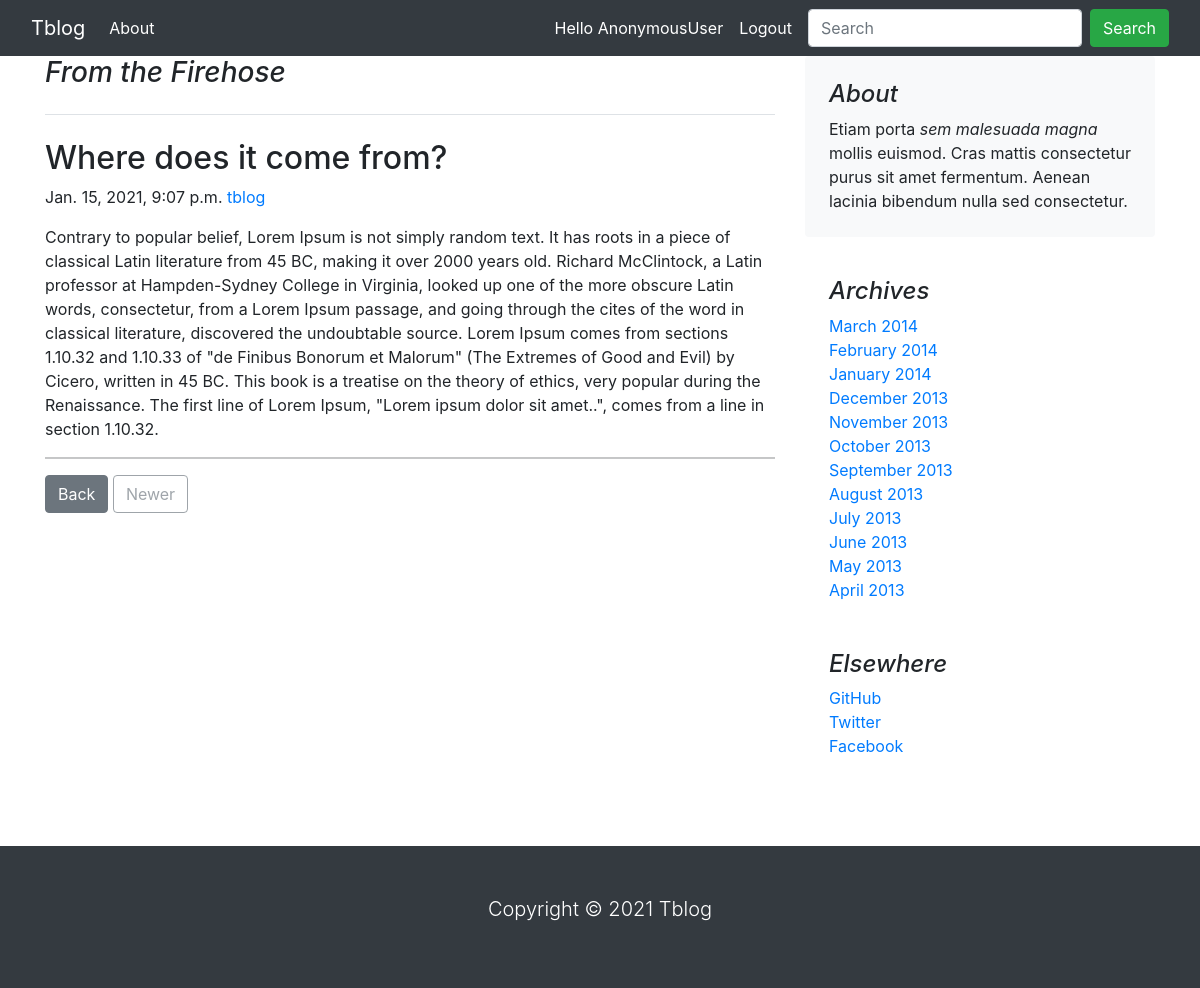
/style/where-does-it-come, run on the app's committed database.
### blog/models.py (models this page shows, shortened)
class Post(models.Model):
    title = models.CharField(max_length=150, unique=True)
    slug = models.SlugField(max_length=150, unique=True)
    description = models.TextField()
    publish_date = models.DateTimeField(auto_now_add=True)
    category = models.ForeignKey(Category, on_delete=models.CASCADE)
    author = models.ForeignKey(User, on_delete=models.CASCADE)
    class Meta:
        ordering = ['title']

### blog/views.py (the view)
# urls.py: path('<slug:category_slug>/<slug:post_slug>', views.article_detail, name='post_detail'),
def article_detail(request, category_slug, post_slug):
    try:
        post_detail = Post.objects.get(category__slug=category_slug, slug=post_slug)
    except Exception as e:
        raise e
    return render(request, 'blog/detail_view.html', {'post_detail': post_detail})

### blog/context_processors.py (called while the page is built)
def menu_links(request):
    links = Category.objects.all()
    return dict(links=links)

### blog/templates/blog/detail_view.html (shortened to what this page needs)
{% extends 'base.html' %}
{% block content %}
<main class="container">
    <div class="row">
        <div class="col-md-8">
            <h3 class="pb-4 mb-4 font-italic border-bottom">
                From the Firehose
            </h3>
            <article class="blog-post">
                <h2 class="blog-post-title">{{post_detail.title}}</h2>
                <p class="blog-post-meta">{{post_detail.publish_date}} <a href="#">{{post_detail.author}}</a></p>
                <p>{{post_detail.description }}</p>
                <hr>
            </article>
            <nav class="blog-pagination" aria-label="Pagination">
                <a class="btn btn-secondary" href="{% url 'home' %}">Back</a>
                <a class="btn btn-outline-secondary disabled" href="#" tabindex="-1" aria-disabled="true">Newer</a>
            </nav>
        </div>
        <div class="col-md-4">
            <div class="p-4 mb-3 bg-light rounded">
                <h4 class="font-italic">About</h4>
                <p class="mb-0">Etiam porta <em>sem malesuada magna</em> mollis euismod. Cras mattis consectetur purus
                    sit amet fermentum. Aenean lacinia bibendum nulla sed consectetur.</p>
            </div>
            <div class="p-4">
                <h4 class="font-italic">Archives</h4>
                <ol class="list-unstyled mb-0">
                    <li><a href="#">March 2014</a></li>
                    <li><a href="#">February 2014</a></li>
                    <li><a href="#">January 2014</a></li>
                    <li><a href="#">December 2013</a></li>
                    <li><a href="#">November 2013</a></li>
                    <li><a href="#">October 2013</a></li>
                    <li><a href="#">September 2013</a></li>
                    <li><a href="#">August 2013</a></li>
                    <li><a href="#">July 2013</a></li>
                    <li><a href="#">June 2013</a></li>
                    <li><a href="#">May 2013</a></li>
                    <li><a href="#">April 2013</a></li>
                </ol>
            </div>
            <div class="p-4">
                <h4 class="font-italic">Elsewhere</h4>
                <ol class="list-unstyled">
                    <li><a href="#">GitHub</a></li>
                    <li><a href="#">Twitter</a></li>
                    <li><a href="#">Facebook</a></li>
                </ol>
            </div>
        </div>
    </div>
</main>
{% endblock %}

### data on the page
Post: title "Where does it come from?", publish_date "Jan. 15, 2021, 9:07 p.m.", author "tblog", description "Contrary to popular belief, Lorem Ipsum is not simply random text. It has roots in a piece of classical Latin literature from 45 BC, making it over 2000 years old. Richard McClintock, a Latin professor at Hampden-Sydney College in Virginia, looked up one of the more obscure Latin words, consectetur, from a Lorem Ipsum passage, and going through the cites of the word in classical literature, discovered the undoubtable source. Lorem Ipsum comes from sections 1.10.32 and 1.10.33 of \"de Finibus Bonorum et Malorum\" (The Extremes of Good and Evil) by Cicero, written in 45 BC. This book is a treatise on the theory of ethics, very popular during the Renaissance. The first line of Lorem Ipsum,…"

### other printed values
{{ request.user }} "AnonymousUser"
